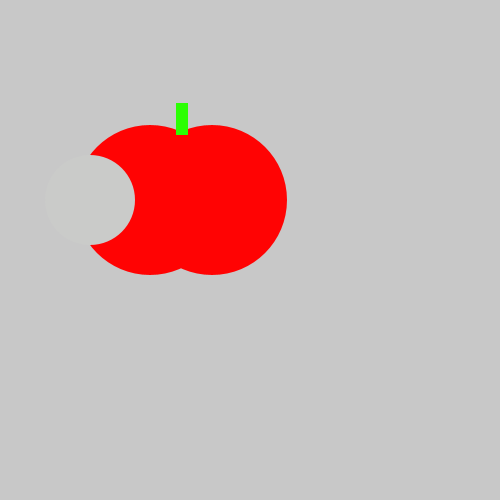
Frame 1 (no input)
Frame 60 (the mouse pressed at the canvas centre just before this capture): identical to frame 1, image omitted
Frame 120 (the mouse held since frame 60 and released just before this capture): identical to frame 1, image omitted

The Processing sketch that drew this single still picture (run headless with seeded random() and noise(); from frame 60 on, the mouse is pressed at the canvas centre):

// Processing sketch: tasty_tomato
// ── tasty_tomato.pde
void setup() {
    size(500, 500);
}
void draw() {
    background(200, 200, 200);
    noStroke();
    fill(#FF0303);
    ellipse(150, 200, 150, 150);
    ellipse(212, 200, 150, 150);
    fill(#2BFF03);
    rect(176, 103, 12, 32);
    fill(#CACBC9);
    ellipse(90,200,90,90);
}
